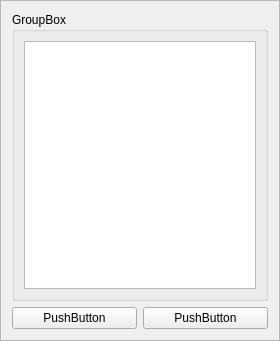
<?xml version="1.0" encoding="UTF-8"?>
<ui version="4.0">
 <class>Frame</class>
 <widget class="QFrame" name="Frame">
  <property name="geometry">
   <rect>
    <x>0</x>
    <y>0</y>
    <width>280</width>
    <height>341</height>
   </rect>
  </property>
  <property name="windowTitle">
   <string>Frame</string>
  </property>
  <property name="frameShape">
   <enum>QFrame::StyledPanel</enum>
  </property>
  <property name="frameShadow">
   <enum>QFrame::Raised</enum>
  </property>
  <layout class="QGridLayout" name="gridLayout">
   <item row="1" column="0">
    <widget class="QPushButton" name="add_button">
     <property name="text">
      <string>PushButton</string>
     </property>
    </widget>
   </item>
   <item row="1" column="1">
    <widget class="QPushButton" name="done_button">
     <property name="text">
      <string>PushButton</string>
     </property>
    </widget>
   </item>
   <item row="0" column="0" colspan="2">
    <widget class="QGroupBox" name="selector_box">
     <property name="title">
      <string>GroupBox</string>
     </property>
     <layout class="QGridLayout" name="gridLayout_2">
      <item row="0" column="0">
       <widget class="QListView" name="op_list"/>
      </item>
     </layout>
    </widget>
   </item>
  </layout>
 </widget>
 <resources/>
 <connections/>
</ui>
